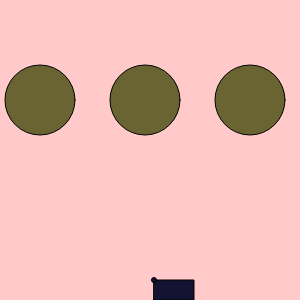
Frame 1 (no input)
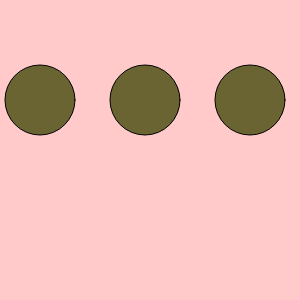
Frame 60 (no input)
Frame 120 (the mouse pressed at the canvas centre since frame 60): identical to frame 60, image omitted

The p5.js sketch that drew these frames (run headless with seeded random() and noise() and a simulated clock; from frame 60 on, the mouse is pressed at the canvas centre):

// p5.js sketch
// ── sketch.js
var spaceship;
var star = [];
var bullet = [];

function setup(){
   createCanvas(300,300);
   spaceship = new spaceShip();
   for(var i = 0;i<4;i++)
   {
      star.push(new Star(105*i+40,100));
   }
  //bullet = new Bullet(202,spaceship.y);

}

function draw()
{
   background(255,202,201);
   spaceship.update();
   spaceship.show();
   for(var i = 0;i<star.length;i++)
   {
      star[i].show();
   }

   for(var i =0;i<bullet.length;i++)
   {

   }

  for(var i =0;i<bullet.length;i++)
   {
     bullet[i].show();
      bullet[i].update();
     for(var j=0;j<star.length;j++)
      {
        /*if(bullet[i].collision(star[j].x,star[j].y,star[j].radius))
        {
          bullet.splice(i,1);
        }*/
        if(bullet[i].collision(star[j].x,star[j].y,star[j].radius))
        {
          bullet[i].evaporate();
          star[j].damage();
        }
     }
  }

  for(var i = bullet.length-1;i>=0;i--)
  {
    if(bullet[i].toDelete==true)
    {
      bullet.splice(i,1);
    }
  }

  for(var i = star.length-1;i>=0;i--)
  {
     if(star[i].health<=0)
     {
       star.splice(i,1);
     }
  }
if(star.length==0)
{
  textSize(30);
  text("You won the game man",100,100,200,200);
}
}

function keyPressed()
{
  if(keyCode === RIGHT_ARROW)
  {
    spaceship.dir(1);
  }
  if(keyCode === LEFT_ARROW)
  {
    spaceship.dir(-1);
  }
  if(keyCode === 32)
  {
    bullet.push(new Bullet(spaceship.x,spaceship.y-10));
  }
}

// ── Bullet.js
function Bullet(x,y)
{
   this.x = x;
   this.y = y;
   this.radius = 5;
   this.speedy = 3;
   this.toDelete = false;

   this.update = function()
   {
     this.y = this.y - this.speedy;
   }

   this.show = function()
   {
     fill(255,100,100);
     ellipse(this.x,this.y,this.radius*2,this.radius*2);
   }

   this.collision = function(x,y,radius){
    if(radius+this.radius >= dist(x,y,this.x,this.y))
    {
      return true;
    }
    else {
      return false;
    }
   }

   this.evaporate = function() {
    this.toDelete = true;
}

}

// ── Star.js
function Star(x,y)
{
  this.x = x;
  this.y = y;
  this.health = 35;
  this.radius = 35;

  this.show = function()
  {
    fill(105,100,50);
    this.radius = this.health;
    ellipse(this.x,this.y,this.radius*2,this.radius*2);
  }

  this.damage = function()
  {
    this.health -= 5;
  }
}

// ── spaceShip.js
function spaceShip()
{
   this.x = width/2;
   this.y = height-20;
   this.speed = 4;

   this.update = function()
   {
      this.x = this.x + this.speed;
   }

   this.show = function()
   {
     fill(20,20,50);
     rect(this.x,this.y,40,20);
     ellipse(this.x,this.y,5,5)
   }

   this.dir = function(a)
   {
     if(a==1&&this.speed<0) this.speed = -this.speed;
     else if(a==-1&&this.speed>0) this.speed = -this.speed;
   }
}
